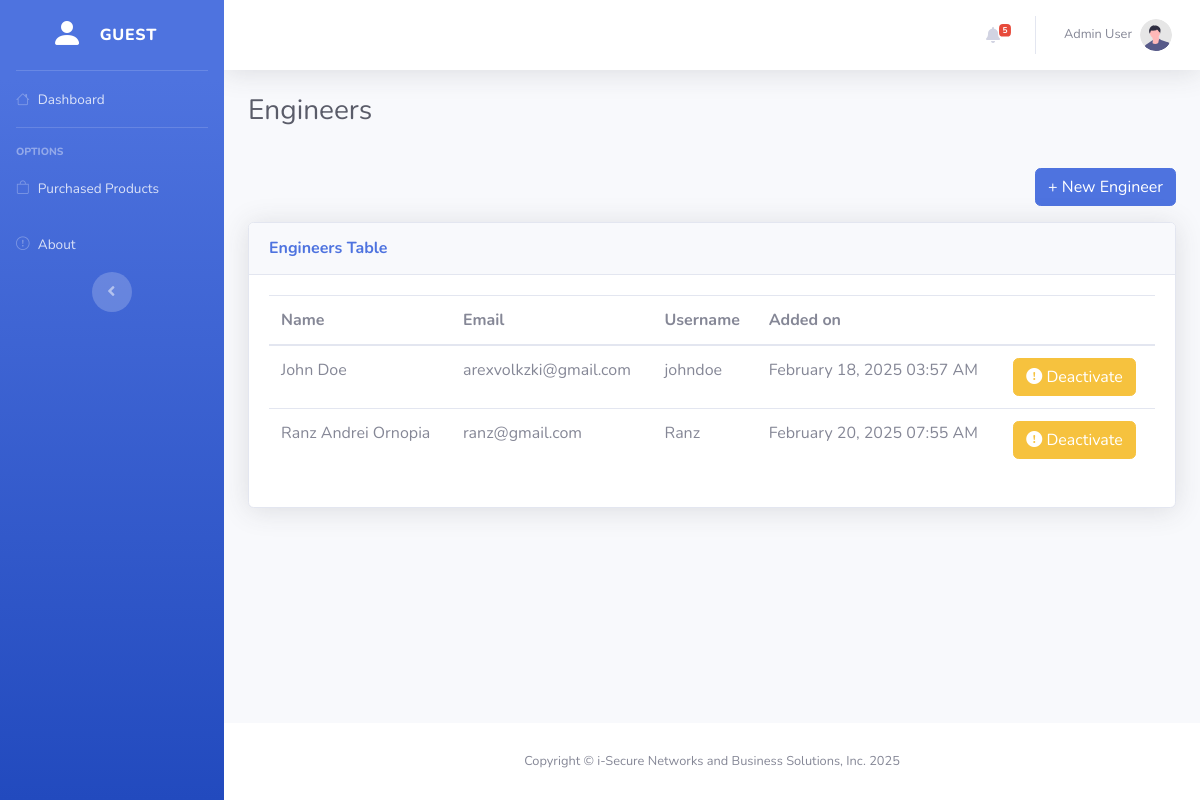
Screenshot of /administrator/engineers.php with the database file from the repository.
### tables this page shows
CREATE TABLE `admin_notifications` (
  `id` int(11) NOT NULL,
  `case_number` varchar(8) NOT NULL,
  `notification_subject` varchar(255) NOT NULL,
  `notification_body` text NOT NULL,
  `sent_at` timestamp NOT NULL DEFAULT current_timestamp()
);

CREATE TABLE `users` (
  `id` int(11) NOT NULL,
  `full_name` varchar(255) NOT NULL,
  `email` varchar(255) NOT NULL,
  `username` varchar(100) NOT NULL,
  `password` varchar(255) NOT NULL,
  `role` enum('User','Engineer','Technical Engineer','Technical Head') NOT NULL DEFAULT 'User',
  `account_status` enum('Active','Deactivated','','') NOT NULL DEFAULT 'Active',
  `created_at` timestamp NOT NULL DEFAULT current_timestamp()
);

### fetch/engineers.php (called while the page is built)
<?php
require_once "../config/database.php";
$getEngineers = mysqli_prepare($connection, "SELECT * FROM users WHERE role = ?");
$role = "Engineer";
mysqli_stmt_bind_param($getEngineers, "s", $role);
mysqli_stmt_execute($getEngineers);
$getEngineersResult = mysqli_stmt_get_result($getEngineers);
$engineers = [];
if (mysqli_num_rows($getEngineersResult) > 0) {
    while ($row = mysqli_fetch_assoc($getEngineersResult)) {
        $row["created_at"] = date("F j, Y h:i A", strtotime($row["created_at"]));
        $engineers[] = $row;
    }
}

### administrator/engineers.php (the view, shortened to what this page needs)
<?php
$pageTitle = "Engineers";
require_once "../fetch/engineers.php";
?>
<!DOCTYPE html>
<html lang="en">
<head>
    <?php include_once "../components/head.php" ?>
    <link rel="stylesheet" href="https://cdn.datatables.net/2.2.2/css/dataTables.bootstrap4.css">
</head>
<body id="page-top">
    <div id="wrapper">
        <?php include_once "../components/sidebar.php" ?>
        <div id="content-wrapper" class="d-flex flex-column">
            <div id="content">
                <?php include_once "../components/administrator_topbar.php" ?>
                <div class="container-fluid">
                    <div class="d-sm-flex align-items-center justify-content-between mb-4">
                        <h1 class="h3 mb-0 text-gray-800"><?= $pageTitle ?></h1>
                    </div>
                    <div class="d-flex justify-content-end">
                        <button type="button" class="btn btn-primary my-3" data-toggle="modal" data-target="#newEngineer">+ New Engineer</button>
                    </div>
                    <div class="card shadow mb-4">
                        <div class="card-header py-3">
                            <h6 class="m-0 font-weight-bold text-primary"><?= $pageTitle ?> Table</h6>
                        </div>
                        <div class="card-body">
                            <div class="table-responsive">
                                <table class="table" id="table">
                                    <thead>
                                        <tr>
                                            <th>Name</th>
                                            <th>Email</th>
                                            <th>Username</th>
                                            <th>Added on</th>
                                            <th></th>
                                        </tr>
                                    </thead>
                                    <tbody>
                                        <?php
                                        foreach ($engineers as $row) {
                                            switch ($row["account_status"]) {
                                                case "Active":
                                                    $action = '<button
                                            data-bs-user-id="' . $row["id"] . '"
                                            data-bs-user-status="' . $row["account_status"] . '"
                                            data-bs-action="deactivate"
                                            data-toggle="modal"
                                            data-target="#userAction"
                                            type="button"
                                            class="user-action-btn btn btn-warning">
                                            <i class="bi bi-exclamation-circle-fill"></i>
                                            Deactivate
                                            </button>';
                                                    break;
                                            }
                                            echo "<tr>";
                                            echo "<td>" . $row["full_name"] . "</td>";
                                            echo "<td>" . $row["email"] . "</td>";
                                            echo "<td>" . $row["username"] . "</td>";
                                            echo "<td>" . $row["created_at"] . "</td>";
                                            echo "<td>$action</td>";
                                            echo "</tr>";
                                        }
                                        ?>
                                    </tbody>
                                </table>
                            </div>
                        </div>
                    </div>
                </div>
            </div>
            <?php include_once "../components/footer.php" ?>
        </div>
    </div>
</body>
</html>

### components/administrator_topbar.php (shortened to what this page needs)
<?php
$notification_count = 0;
if (isset($connection) && $connection instanceof mysqli && $connection->ping()) {
    $query_notif = "SELECT id, case_number, notification_subject, notification_body, sent_at
                    FROM admin_notifications
                    ORDER BY sent_at DESC
                    LIMIT 5";
    $result_notif = $connection->query($query_notif);
    if ($result_notif) {
        $notification_count = $result_notif->num_rows;
    } else {
        error_log("Error fetching admin notifications: " . $connection->error);
    }
} else {
     error_log("Database connection not available or invalid for fetching notifications.");
}
?>
<nav class="navbar navbar-expand navbar-light bg-white topbar mb-4 static-top shadow">
    <ul class="navbar-nav ml-auto">
        <li class="nav-item dropdown no-arrow mx-1">
            <a class="nav-link dropdown-toggle" href="#" id="alertsDropdown" role="button" data-toggle="dropdown"
                aria-haspopup="true" aria-expanded="false">
                <i class="fas fa-bell fa-fw"></i>
                <?php if ($notification_count > 0): ?>
                    <span class="badge badge-danger badge-counter">
                        <?= $notification_count ?>
                    </span>
                <?php endif; ?>
            </a>
        </li>
        <li class="nav-item dropdown no-arrow">
            <a class="nav-link dropdown-toggle" href="#" id="userDropdown" role="button" data-toggle="dropdown"
                aria-haspopup="true" aria-expanded="false">
                <span class="mr-2 d-none d-lg-inline text-gray-600 small">
                    <?= isset($_SESSION["user_full_name"]) ? htmlspecialchars($_SESSION["user_full_name"]) : 'Admin User' ?>
                </span>
                <img class="img-profile rounded-circle" src="../img/undraw_profile.svg" />
            </a>
        </li>
    </ul>
</nav>

### rows the page displays
admin_notifications: id "5"
users: full_name "John Doe", email "arexvolkzki@gmail.com", username "johndoe", created_at "February 18, 2025 03:57 AM"
users: full_name "Ranz Andrei Ornopia", email "ranz@gmail.com", username "Ranz", created_at "February 20, 2025 07:55 AM"

### other values shown
$pageTitle "Engineers"
